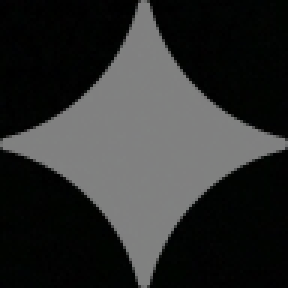
#> input picture assets/bg_96.png, 96 x 96 px (shown 3 times larger)
$ python remove_wm.py ../assets/bg_96.png
#> lines starting #> are read from the running program, lines starting #| are printed output that depends on the picture
#!/usr/bin/env python3
"""
remove_wm.py — Universal Watermark Remover, Pro CLI (batch / big files).

Same engines as the web app:
  * sparkle : exact alpha un-blend for the Gemini / Veo sparkle logo
              (uses assets/bg_96.png / bg_48.png from this repo)
  * generic : local-median background -> alpha recovery -> un-blend +
              inpaint for ANY static watermark (Sora, Kling, Grok, Hailuo,
              Luma, Runway, PixVerse, TikTok/CapCut caption bars, custom box)

Examples
--------
  python pro/remove_wm.py img.png                      # auto-detect + remove
  python pro/remove_wm.py img.png --preset gemini      # exact sparkle un-blend
  python pro/remove_wm.py clip.mp4 --preset veo        # video, audio preserved
  python pro/remove_wm.py clip.mp4 --preset sora
  python pro/remove_wm.py clip.mp4 --box 1089,641,173,61
  python pro/remove_wm.py folder_of_images --out clean # batch images

Requires: numpy, pillow  (optional: opencv-python for faster inpaint)
Video additionally needs an ffmpeg binary (system ffmpeg, or the one that
ships with `pip install imageio-ffmpeg`).
"""
import argparse, math, os, shutil, subprocess, sys, tempfile
from pathlib import Path

sys.stdout.reconfigure(encoding="utf-8", errors="replace")

import numpy as np
from PIL import Image

ROOT = Path(__file__).resolve().parent.parent
SPARKLE = Image.open(ROOT / "assets" / "bg_96.png").convert("RGB")
#> SPARKLE is the input picture: PIL image 96x96 RGB; mean R, G, B 46.1, 47, 46.3
SPARKLE48 = Image.open(ROOT / "assets" / "bg_48.png").convert("RGB")
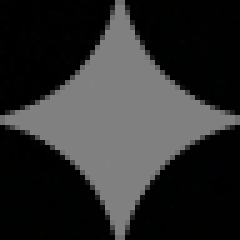
#> input picture assets/bg_48.png, 48 x 48 px (shown 5 times larger)
#> SPARKLE48 is the input picture: PIL image 48x48 RGB; mean R, G, B 45.7, 45.9, 45.8

try:
    import cv2
    HAS_CV2 = True
except ImportError:
    cv2 = None
    HAS_CV2 = False

# ── preset geometry (mirrors universal.js) ──────────────────────────────────
GEOM = {
    "gemini":   ("br", None, None, None),   # exact sparkle geometry (see below)
    "gemini_classic": ("br", None, None, None),
    "veo":      ("br", None, None, None),
    "sora":     ("br", 0.24, 0.085, 0.025),
    "kling":    ("br", 0.20, 0.075, 0.030),
    "grok":     ("bl", 0.20, 0.075, 0.030),
    "hailuo":   ("br", 0.22, 0.080, 0.025),
    "luma":     ("br", 0.24, 0.075, 0.025),
    "runway":   ("br", 0.20, 0.070, 0.030),
    "pixverse": ("br", 0.20, 0.075, 0.030),
    "caption":  ("bc", 0.94, 0.16, 0.015),
    "custom":   ("br", 0.22, 0.080, 0.030),
}

# [125 lines left out: functions gemini_box, veo_box, preset_box, clamp_box, block_median_bg, dilate and 2 more, not called in this run]

def estimate_background(L, rw, rh, exclude=None):
    """Robust background: cell medians → 5×5 median filter → ring check →
    diffusion-fill invalid cells (mirrors uniEstimateBackground in JS).
    `exclude` (bool HxW): confident-mark pixels — excluded from cell medians
    so large semi-transparent overlays cannot contaminate the estimate."""
    g = 6
    gh, gw = max(2, math.ceil(rh / g)), max(2, math.ceil(rw / g))
    P = np.full((gh * g, gw * g), np.median(L), dtype=np.float32)
    P[:rh, :rw] = L
    if exclude is not None:
        E = np.full((gh * g, gw * g), False)
        E[:rh, :rw] = exclude
        Pm = np.where(E, np.nan, P).astype(np.float32)
    else:
        Pm = P
    cells = Pm.reshape(gh, g, gw, g).transpose(0, 2, 1, 3).reshape(gh, gw, g * g)
    with np.errstate(all="ignore"):
        v = np.nanmedian(cells, axis=2)
    invalid_cell = ~np.isfinite(v)

    k = 2
    v_fill = np.where(np.isfinite(v), v, np.nanmedian(v) if np.isfinite(np.nanmedian(v)) else 0.0)
    vp = np.pad(v_fill, k, mode="edge")
    win = np.stack([vp[dy:dy + gh, dx:dx + gw] for dy in range(2 * k + 1) for dx in range(2 * k + 1)])
    v_local = np.median(win, axis=0)

    ring = np.concatenate([v[0, :], v[-1, :], v[:, 0], v[:, -1]])
    ring = ring[np.isfinite(ring)]
    v_ring = float(np.median(ring)) if ring.size else float(np.nanmedian(v))

    ok = np.isfinite(v)
    valid = ok & (np.abs(np.where(ok, v, 0) - v_local) < 40) & (np.abs(np.where(ok, v, 0) - v_ring) < 80)
    n_valid = int(valid.sum())
    if n_valid < max(4, v.size * 0.15):
        Bg = np.where(np.isfinite(v), v, v_local)
    else:
        Bg = np.where(valid, v_local, 0.0)
        for _ in range(400):
            pp = np.pad(Bg, 1, mode="edge")
            nb = (pp[:-2, 1:-1] + pp[2:, 1:-1] + pp[1:-1, :-2] + pp[1:-1, 2:]) / 4.0
            todo = ~valid
            delta = np.abs(nb[todo] - Bg[todo]).max() if todo.any() else 0.0
            Bg[todo] = nb[todo]
            if delta < 0.3:
                break
        Bg = np.where(valid | True, Bg, Bg)  # all cells now filled
    return np.asarray(Image.fromarray(np.clip(Bg, 0, 255).astype(np.uint8)).resize((rw, rh), Image.BILINEAR), dtype=np.float32)

# [167 lines left out: functions median3x3, smooth_masked, clean_generic, clean_sparkle, not called in this run]

def detect_generic(img):
    """Corner scan → best watermark box, or None."""
    h, w = img.shape[:2]
    base = min(w, h)
    L = (0.299 * img[..., 0] + 0.587 * img[..., 1] + 0.114 * img[..., 2]).astype(np.float32)
    regions = [
        ("bottom-right",  [w - round(base*0.40), h - round(base*0.22), round(base*0.40), round(base*0.22)]),
        ("bottom-left",   [0, h - round(base*0.22), round(base*0.40), round(base*0.22)]),
        ("top-right",     [w - round(base*0.40), 0, round(base*0.40), round(base*0.18)]),
        ("top-left",      [0, 0, round(base*0.40), round(base*0.18)]),
        ("bottom-centre", [round(w*0.03), h - round(base*0.20), round(w*0.94), round(base*0.20)]),
    ]
    scored = []
    for name, (rx, ry, rw, rh) in regions:
        rw = max(8, min(rw, w - rx)); rh = max(8, min(rh, h - ry))
        roi = L[ry:ry + rh, rx:rx + rw]
        B = estimate_background(roi, rw, rh)
        dev = roi - B
        mx = img[ry:ry + rh, rx:rx + rw].max(axis=-1).astype(np.int16)
        mn = img[ry:ry + rh, rx:rx + rw].min(axis=-1).astype(np.int16)
        chroma = mx - mn
        bright = img[ry:ry + rh, rx:rx + rw].max(axis=-1)
        white = (dev > 16) & (chroma < 40) & (bright > 150)
        dark = (dev < -16) & (chroma < 40)
        mask = (white | dark).astype(np.uint8)
        # erode 3×3: kill isolated noise specks, keep 2px+ strokes
        m = mask
        e = m[1:-1, 1:-1].astype(bool)
        for dy, dx in ((-1, -1), (-1, 0), (-1, 1), (0, -1), (0, 1), (1, -1), (1, 0), (1, 1)):
            e &= m[1 + dy:m.shape[0] - 1 + dy, 1 + dx:m.shape[1] - 1 + dx].astype(bool)
        solid = np.zeros_like(mask, dtype=bool)
        solid[1:-1, 1:-1] = e
        ys, xs = np.nonzero(solid)
        n = int(solid.sum())
        if n < 150:
            continue
        x0, x1, y0, y1 = xs.min(), xs.max(), ys.min(), ys.max()
        bwa, bha = x1 - x0 + 1, y1 - y0 + 1
        base = min(w, h)
        # a real mark has a meaningful footprint
        if bwa < max(24, round(base * 0.04)) or bha < 10:
            continue
        size_ratio = (bwa * bha) / (w * h)
        plausible = size_ratio < 0.08 or (bwa > w * 0.5 and size_ratio < 0.2)
        if not plausible:
            continue
        density = n / (bwa * bha)
        is_caption_region = (name == "bottom-centre")
        if is_caption_region and density < 0.12:
            continue  # bottom-centre only counts for solid caption bars
        # real watermark strokes are FLAT — measure self-consistency of the
        # stroke luminance; textured background patches spread widely
        stroke_lums = roi[solid]
        med_lum = float(np.median(stroke_lums))
        self_cons = float(np.mean(np.abs(stroke_lums - med_lum) < 12))
        coverage = n / (rw * rh)
        score = (0.35 * min(1, density * 1.6)
                 + 0.25 * min(1, n / 700)
                 + 0.25 * self_cons
                 + 0.15 * min(1, coverage * 15))
        scored.append({
            "score": score, "name": name,
            "box": clamp_box([rx + x0 - 4, ry + y0 - 4, bwa + 8, bha + 8], w, h),
        })
    if not scored:
        return None, None
    scored.sort(key=lambda s: -s["score"])
    best, rest = scored[0], scored[1:]
    if best["score"] < 0.30:
        return None, None
    if rest:
        med_other = sorted(r["score"] for r in rest)[len(rest) // 2]
        if best["score"] < med_other * 1.15:
            return None, None  # no region clearly wins → probably no mark
    return best["box"], best["name"]

# ── CLI plumbing ────────────────────────────────────────────────────────────
# [16 lines left out: functions find_ffmpeg, effective_gain, not called in this run]

def process_image(path, args):
    img = np.asarray(Image.open(path).convert("RGB"), dtype=np.uint8)
    h, w = img.shape[:2]
    if args.box:
        box = clamp_box([int(v) for v in args.box.split(",")], w, h)
        mode = "generic"
    elif args.preset in ("gemini", "gemini_classic", "veo"):
        box = preset_box(args.preset, w, h)
        mode = "sparkle"
    elif args.preset and args.preset != "auto":
        box = preset_box(args.preset, w, h)
        mode = "generic"
    else:
        det, name = detect_generic(img)
        if det:
            box, mode = det, "generic"
            print(f"  detected mark at {name}: box={box}")
        else:
            print("  WARNING: no watermark detected — pass --preset or --box. Copying unchanged.")
            return np.asarray(Image.open(path).convert("RGB"), dtype=np.uint8), None, "none"
    out = clean_sparkle(img, box, gain=effective_gain(args)) if mode == "sparkle" \
        else clean_generic(img, box, strength=effective_gain(args)) if mode == "generic" else img
    return out, box, mode

# [66 lines left out: function process_video, not called in this run]

def main():
    ap = argparse.ArgumentParser(description="Universal Watermark Remover (pro CLI)")
    ap.add_argument("input", help="image/video file OR folder of images")
    ap.add_argument("--preset", default="auto",
                    choices=["auto", "gemini", "gemini_classic", "veo", "sora", "kling", "grok",
                             "hailuo", "luma", "runway", "pixverse", "caption", "custom"])
    ap.add_argument("--box", help="x,y,w,h override (generic engine)")
    ap.add_argument("--strength", type=float, default=None,
                    help="un-blend gain (default: the app preset default — 0.6 for gemini/veo, 1.0 otherwise)")
    ap.add_argument("--out", default=None, help="output file (or prefix for batch)")
    ap.add_argument("--crf", type=int, default=18, help="video x264 CRF (default 18)")
    args = ap.parse_args()

    src = Path(args.input)
    if not src.exists():
        sys.exit(f"ERROR: {src} not found")

    if src.is_dir():
        prefix = args.out or "clean_"
        exts = {".png", ".jpg", ".jpeg", ".webp", ".bmp"}
        files = [p for p in sorted(src.iterdir()) if p.suffix.lower() in exts]
        if not files:
            sys.exit("No images found in folder.")
        for f in files:
            out, box, mode = process_image(f, args)
            dst = f.with_name(prefix + f.name)
            Image.fromarray(out).save(dst)
            print(f"  {f.name} -> {dst.name}  ({mode}, box={box})")
        print(f"batch done: {len(files)} images")
        return

    is_video = src.suffix.lower() in {".mp4", ".mov", ".webm", ".mkv", ".avi", ".m4v"}
    out_path = Path(args.out) if args.out else src.with_name(("clean_" if not src.name.startswith("clean_") else "") + src.name)
    if is_video:
        process_video(src, out_path, args)
    else:
        out, box, mode = process_image(src, args)
#> the loop in detect_generic, `for name, (rx, ry, rw, rh) in regions:` made 5 passes
#> (v_ring in estimate_background, n_valid in estimate_background) on passes 3 to 5: (2.29, 21), (1.29, 21), (2.29, 55)
#> (v_ring in estimate_background, n_valid in estimate_background, n) on passes 1 to 2: (2.23, 28, 0), (2.06, 28, 0)
#> pass 1, in detect_generic, `roi = L[ry:ry + rh, rx:rx + rw]`:
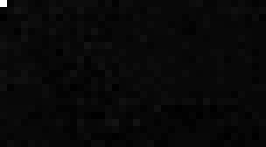
#> roi: shape (21, 38) float32 (shown 7 times larger); min 0, max 65.29, mean 2.3; drawn with min black and max white
#> after the loop in detect_generic, `for name, (rx, ry, rw, rh) in regions:`: scored = []
        Image.fromarray(out).save(out_path)
        print(f"  saved {out_path}  ({mode}, box={box})")

if __name__ == "__main__":
    main()
#> in main, `out, box, mode = process_image(src, args)`: mode = 'none'
#|   saved ../assets/clean_bg_96.png  (none, box=None)
